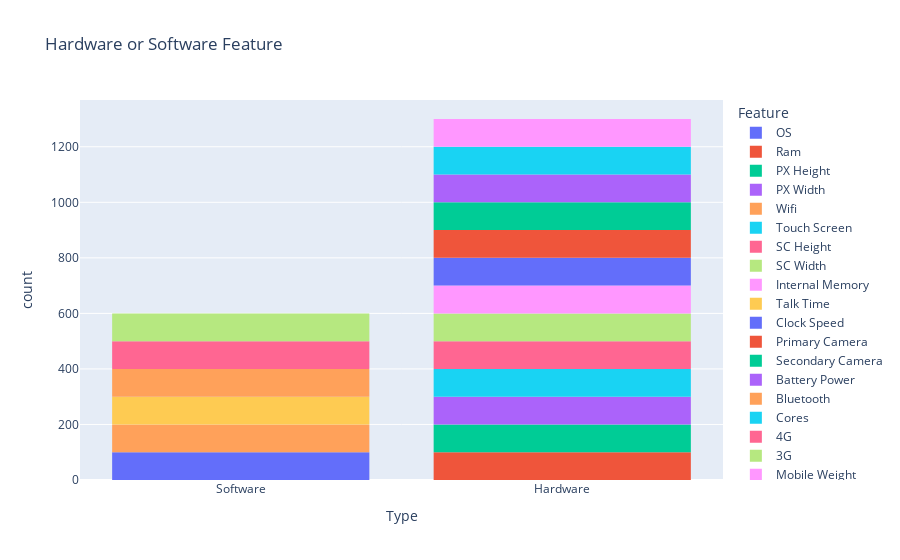

Notebook code for this chart:
### Code cell
#histogram
px.histogram(data_frame = df, x = 'Type', color='Feature', title = 'Hardware or Software Feature')

### Figure 1 — Plotly figure (JSON) as saved in the notebook; plotly's stock layout.template omitted (floating-point values rounded to 4 significant figures)
{"data": [{"alignmentgroup": "True", "bingroup": "x", "hovertemplate": "Feature=OS<br>Type=%{x}<br>count=%{y}<extra></extra>", "legendgroup": "OS", "marker": {"color": "#636efa", "pattern": {"shape": ""}}, "name": "OS", "offsetgroup": "OS", "orientation": "v", "showlegend": true, "type": "histogram", "x": ["Software", "Software", "Software", "Software", "Software", "Software", "Software", "Software", "Software", "Software", "Software", "Software", "Software", "Software", "Software", "Software", "Software", "Software", "Software", "Software", "Software", "Software", "Software", "Software", "Software", "Software", "Software", "Software", "Software", "Software", "Software", "Software", "Software", "Software", "Software", "Software", "Software", "Software", "Software", "Software", "Software", "Software", "Software", "Software", "Software", "Software", "Software", "Software", "Software", "Software", "Software", "Software", "Software", "Software", "Software", "Software", "Software", "Software", "Software", "Software", "Software", "Software", "Software", "Software", "Software", "Software", "Software", "Software", "Software", "Software", "Software", "Software", "Software", "Software", "Software", "Software", "Software", "Software", "Software", "Software", "Software", "Software", "Software", "Software", "Software", "Software", "Software", "Software", "Software", "Software", "Software", "Software", "Software", "Software", "Software", "Software", "Software", "Software", "Software", "Software"], "xaxis": "x", "yaxis": "y"}, {"alignmentgroup": "True", "bingroup": "x", "hovertemplate": "Feature=Ram<br>Type=%{x}<br>count=%{y}<extra></extra>", "legendgroup": "Ram", "marker": {"color": "#EF553B", "pattern": {"shape": ""}}, "name": "Ram", "offsetgroup": "Ram", "orientation": "v", "showlegend": true, "type": "histogram", "x": ["Hardware", "Hardware", "Hardware", "Hardware", "Hardware", "Hardware", "Hardware", "Hardware", "Hardware", "Hardware", "Hardware", "Hardware", "Hardware", "Hardware", "Hardware", "Hardware", "Hardware", "Hardware", "Hardware", "Hardware", "Hardware", "Hardware", "Hardware", "Hardware", "Hardware", "Hardware", "Hardware", "Hardware", "Hardware", "Hardware", "Hardware", "Hardware", "Hardware", "Hardware", "Hardware", "Hardware", "Hardware", "Hardware", "Hardware", "Hardware", "Hardware", "Hardware", "Hardware", "Hardware", "Hardware", "Hardware", "Hardware", "Hardware", "Hardware", "Hardware", "Hardware", "Hardware", "Hardware", "Hardware", "Hardware", "Hardware", "Hardware", "Hardware", "Hardware", "Hardware", "Hardware", "Hardware", "Hardware", "Hardware", "Hardware", "Hardware", "Hardware", "Hardware", "Hardware", "Hardware", "Hardware", "Hardware", "Hardware", "Hardware", "Hardware", "Hardware", "Hardware", "Hardware", "Hardware", "Hardware", "Hardware", "Hardware", "Hardware", "Hardware", "Hardware", "Hardware", "Hardware", "Hardware", "Hardware", "Hardware", "Hardware", "Hardware", "Hardware", "Hardware", "Hardware", "Hardware", "Hardware", "Hardware", "Hardware", "Hardware"], "xaxis": "x", "yaxis": "y"}, {"alignmentgroup": "True", "bingroup": "x", "hovertemplate": "Feature=PX Height<br>Type=%{x}<br>count=%{y}<extra></extra>", "legendgroup": "PX Height", "marker": {"color": "#00cc96", "pattern": {"shape": ""}}, "name": "PX Height", "offsetgroup": "PX Height", "orientation": "v", "showlegend": true, "type": "histogram", "x": ["Hardware", "Hardware", "Hardware", "Hardware", "Hardware", "Hardware", "Hardware", "Hardware", "Hardware", "Hardware", "Hardware", "Hardware", "Hardware", "Hardware", "Hardware", "Hardware", "Hardware", "Hardware", "Hardware", "Hardware", "Hardware", "Hardware", "Hardware", "Hardware", "Hardware", "Hardware", "Hardware", "Hardware", "Hardware", "Hardware", "Hardware", "Hardware", "Hardware", "Hardware", "Hardware", "Hardware", "Hardware", "Hardware", "Hardware", "Hardware", "Hardware", "Hardware", "Hardware", "Hardware", "Hardware", "Hardware", "Hardware", "Hardware", "Hardware", "Hardware", "Hardware", "Hardware", "Hardware", "Hardware", "Hardware", "Hardware", "Hardware", "Hardware", "Hardware", "Hardware", "Hardware", "Hardware", "Hardware", "Hardware", "Hardware", "Hardware", "Hardware", "Hardware", "Hardware", "Hardware", "Hardware", "Hardware", "Hardware", "Hardware", "Hardware", "Hardware", "Hardware", "Hardware", "Hardware", "Hardware", "Hardware", "Hardware", "Hardware", "Hardware", "Hardware", "Hardware", "Hardware", "Hardware", "Hardware", "Hardware", "Hardware", "Hardware", "Hardware", "Hardware", "Hardware", "Hardware", "Hardware", "Hardware", "Hardware", "Hardware"], "xaxis": "x", "yaxis": "y"}, {"alignmentgroup": "True", "bingroup": "x", "hovertemplate": "Feature=PX Width<br>Type=%{x}<br>count=%{y}<extra></extra>", "legendgroup": "PX Width", "marker": {"color": "#ab63fa", "pattern": {"shape": ""}}, "name": "PX Width", "offsetgroup": "PX Width", "orientation": "v", "showlegend": true, "type": "histogram", "x": ["Hardware", "Hardware", "Hardware", "Hardware", "Hardware", "Hardware", "Hardware", "Hardware", "Hardware", "Hardware", "Hardware", "Hardware", "Hardware", "Hardware", "Hardware", "Hardware", "Hardware", "Hardware", "Hardware", "Hardware", "Hardware", "Hardware", "Hardware", "Hardware", "Hardware", "Hardware", "Hardware", "Hardware", "Hardware", "Hardware", "Hardware", "Hardware", "Hardware", "Hardware", "Hardware", "Hardware", "Hardware", "Hardware", "Hardware", "Hardware", "Hardware", "Hardware", "Hardware", "Hardware", "Hardware", "Hardware", "Hardware", "Hardware", "Hardware", "Hardware", "Hardware", "Hardware", "Hardware", "Hardware", "Hardware", "Hardware", "Hardware", "Hardware", "Hardware", "Hardware", "Hardware", "Hardware", "Hardware", "Hardware", "Hardware", "Hardware", "Hardware", "Hardware", "Hardware", "Hardware", "Hardware", "Hardware", "Hardware", "Hardware", "Hardware", "Hardware", "Hardware", "Hardware", "Hardware", "Hardware", "Hardware", "Hardware", "Hardware", "Hardware", "Hardware", "Hardware", "Hardware", "Hardware", "Hardware", "Hardware", "Hardware", "Hardware", "Hardware", "Hardware", "Hardware", "Hardware", "Hardware", "Hardware", "Hardware", "Hardware"], "xaxis": "x", "yaxis": "y"}, {"alignmentgroup": "True", "bingroup": "x", "hovertemplate": "Feature=Wifi<br>Type=%{x}<br>count=%{y}<extra></extra>", "legendgroup": "Wifi", "marker": {"color": "#FFA15A", "pattern": {"shape": ""}}, "name": "Wifi", "offsetgroup": "Wifi", "orientation": "v", "showlegend": true, "type": "histogram", "x": ["Software", "Software", "Software", "Software", "Software", "Software", "Software", "Software", "Software", "Software", "Software", "Software", "Software", "Software", "Software", "Software", "Software", "Software", "Software", "Software", "Software", "Software", "Software", "Software", "Software", "Software", "Software", "Software", "Software", "Software", "Software", "Software", "Software", "Software", "Software", "Software", "Software", "Software", "Software", "Software", "Software", "Software", "Software", "Software", "Software", "Software", "Software", "Software", "Software", "Software", "Software", "Software", "Software", "Software", "Software", "Software", "Software", "Software", "Software", "Software", "Software", "Software", "Software", "Software", "Software", "Software", "Software", "Software", "Software", "Software", "Software", "Software", "Software", "Software", "Software", "Software", "Software", "Software", "Software", "Software", "Software", "Software", "Software", "Software", "Software", "Software", "Software", "Software", "Software", "Software", "Software", "Software", "Software", "Software", "Software", "Software", "Software", "Software", "Software", "Software"], "xaxis": "x", "yaxis": "y"}, {"alignmentgroup": "True", "bingroup": "x", "hovertemplate": "Feature=Touch Screen<br>Type=%{x}<br>count=%{y}<extra></extra>", "legendgroup": "Touch Screen", "marker": {"color": "#19d3f3", "pattern": {"shape": ""}}, "name": "Touch Screen", "offsetgroup": "Touch Screen", "orientation": "v", "showlegend": true, "type": "histogram", "x": ["Hardware", "Hardware", "Hardware", "Hardware", "Hardware", "Hardware", "Hardware", "Hardware", "Hardware", "Hardware", "Hardware", "Hardware", "Hardware", "Hardware", "Hardware", "Hardware", "Hardware", "Hardware", "Hardware", "Hardware", "Hardware", "Hardware", "Hardware", "Hardware", "Hardware", "Hardware", "Hardware", "Hardware", "Hardware", "Hardware", "Hardware", "Hardware", "Hardware", "Hardware", "Hardware", "Hardware", "Hardware", "Hardware", "Hardware", "Hardware", "Hardware", "Hardware", "Hardware", "Hardware", "Hardware", "Hardware", "Hardware", "Hardware", "Hardware", "Hardware", "Hardware", "Hardware", "Hardware", "Hardware", "Hardware", "Hardware", "Hardware", "Hardware", "Hardware", "Hardware", "Hardware", "Hardware", "Hardware", "Hardware", "Hardware", "Hardware", "Hardware", "Hardware", "Hardware", "Hardware", "Hardware", "Hardware", "Hardware", "Hardware", "Hardware", "Hardware", "Hardware", "Hardware", "Hardware", "Hardware", "Hardware", "Hardware", "Hardware", "Hardware", "Hardware", "Hardware", "Hardware", "Hardware", "Hardware", "Hardware", "Hardware", "Hardware", "Hardware", "Hardware", "Hardware", "Hardware", "Hardware", "Hardware", "Hardware", "Hardware"], "xaxis": "x", "yaxis": "y"}, {"alignmentgroup": "True", "bingroup": "x", "hovertemplate": "Feature=SC Height<br>Type=%{x}<br>count=%{y}<extra></extra>", "legendgroup": "SC Height", "marker": {"color": "#FF6692", "pattern": {"shape": ""}}, "name": "SC Height", "offsetgroup": "SC Height", "orientation": "v", "showlegend": true, "type": "histogram", "x": ["Hardware", "Hardware", "Hardware", "Hardware", "Hardware", "Hardware", "Hardware", "Hardware", "Hardware", "Hardware", "Hardware", "Hardware", "Hardware", "Hardware", "Hardware", "Hardware", "Hardware", "Hardware", "Hardware", "Hardware", "Hardware", "Hardware", "Hardware", "Hardware", "Hardware", "Hardware", "Hardware", "Hardware", "Hardware", "Hardware", "Hardware", "Hardware", "Hardware", "Hardware", "Hardware", "Hardware", "Hardware", "Hardware", "Hardware", "Hardware", "Hardware", "Hardware", "Hardware", "Hardware", "Hardware", "Hardware", "Hardware", "Hardware", "Hardware", "Hardware", "Hardware", "Hardware", "Hardware", "Hardware", "Hardware", "Hardware", "Hardware", "Hardware", "Hardware", "Hardware", "Hardware", "Hardware", "Hardware", "Hardware", "Hardware", "Hardware", "Hardware", "Hardware", "Hardware", "Hardware", "Hardware", "Hardware", "Hardware", "Hardware", "Hardware", "Hardware", "Hardware", "Hardware", "Hardware", "Hardware", "Hardware", "Hardware", "Hardware", "Hardware", "Hardware", "Hardware", "Hardware", "Hardware", "Hardware", "Hardware", "Hardware", "Hardware", "Hardware", "Hardware", "Hardware", "Hardware", "Hardware", "Hardware", "Hardware", "Hardware"], "xaxis": "x", "yaxis": "y"}, {"alignmentgroup": "True", "bingroup": "x", "hovertemplate": "Feature=SC Width<br>Type=%{x}<br>count=%{y}<extra></extra>", "legendgroup": "SC Width", "marker": {"color": "#B6E880", "pattern": {"shape": ""}}, "name": "SC Width", "offsetgroup": "SC Width", "orientation": "v", "showlegend": true, "type": "histogram", "x": ["Hardware", "Hardware", "Hardware", "Hardware", "Hardware", "Hardware", "Hardware", "Hardware", "Hardware", "Hardware", "Hardware", "Hardware", "Hardware", "Hardware", "Hardware", "Hardware", "Hardware", "Hardware", "Hardware", "Hardware", "Hardware", "Hardware", "Hardware", "Hardware", "Hardware", "Hardware", "Hardware", "Hardware", "Hardware", "Hardware", "Hardware", "Hardware", "Hardware", "Hardware", "Hardware", "Hardware", "Hardware", "Hardware", "Hardware", "Hardware", "Hardware", "Hardware", "Hardware", "Hardware", "Hardware", "Hardware", "Hardware", "Hardware", "Hardware", "Hardware", "Hardware", "Hardware", "Hardware", "Hardware", "Hardware", "Hardware", "Hardware", "Hardware", "Hardware", "Hardware", "Hardware", "Hardware", "Hardware", "Hardware", "Hardware", "Hardware", "Hardware", "Hardware", "Hardware", "Hardware", "Hardware", "Hardware", "Hardware", "Hardware", "Hardware", "Hardware", "Hardware", "Hardware", "Hardware", "Hardware", "Hardware", "Hardware", "Hardware", "Hardware", "Hardware", "Hardware", "Hardware", "Hardware", "Hardware", "Hardware", "Hardware", "Hardware", "Hardware", "Hardware", "Hardware", "Hardware", "Hardware", "Hardware", "Hardware", "Hardware"], "xaxis": "x", "yaxis": "y"}, {"alignmentgroup": "True", "bingroup": "x", "hovertemplate": "Feature=Internal Memory<br>Type=%{x}<br>count=%{y}<extra></extra>", "legendgroup": "Internal Memory", "marker": {"color": "#FF97FF", "pattern": {"shape": ""}}, "name": "Internal Memory", "offsetgroup": "Internal Memory", "orientation": "v", "showlegend": true, "type": "histogram", "x": ["Hardware", "Hardware", "Hardware", "Hardware", "Hardware", "Hardware", "Hardware", "Hardware", "Hardware", "Hardware", "Hardware", "Hardware", "Hardware", "Hardware", "Hardware", "Hardware", "Hardware", "Hardware", "Hardware", "Hardware", "Hardware", "Hardware", "Hardware", "Hardware", "Hardware", "Hardware", "Hardware", "Hardware", "Hardware", "Hardware", "Hardware", "Hardware", "Hardware", "Hardware", "Hardware", "Hardware", "Hardware", "Hardware", "Hardware", "Hardware", "Hardware", "Hardware", "Hardware", "Hardware", "Hardware", "Hardware", "Hardware", "Hardware", "Hardware", "Hardware", "Hardware", "Hardware", "Hardware", "Hardware", "Hardware", "Hardware", "Hardware", "Hardware", "Hardware", "Hardware", "Hardware", "Hardware", "Hardware", "Hardware", "Hardware", "Hardware", "Hardware", "Hardware", "Hardware", "Hardware", "Hardware", "Hardware", "Hardware", "Hardware", "Hardware", "Hardware", "Hardware", "Hardware", "Hardware", "Hardware", "Hardware", "Hardware", "Hardware", "Hardware", "Hardware", "Hardware", "Hardware", "Hardware", "Hardware", "Hardware", "Hardware", "Hardware", "Hardware", "Hardware", "Hardware", "Hardware", "Hardware", "Hardware", "Hardware", "Hardware"], "xaxis": "x", "yaxis": "y"}, {"alignmentgroup": "True", "bingroup": "x", "hovertemplate": "Feature=Talk Time<br>Type=%{x}<br>count=%{y}<extra></extra>", "legendgroup": "Talk Time", "marker": {"color": "#FECB52", "pattern": {"shape": ""}}, "name": "Talk Time", "offsetgroup": "Talk Time", "orientation": "v", "showlegend": true, "type": "histogram", "x": ["Software", "Software", "Software", "Software", "Software", "Software", "Software", "Software", "Software", "Software", "Software", "Software", "Software", "Software", "Software", "Software", "Software", "Software", "Software", "Software", "Software", "Software", "Software", "Software", "Software", "Software", "Software", "Software", "Software", "Software", "Software", "Software", "Software", "Software", "Software", "Software", "Software", "Software", "Software", "Software", "Software", "Software", "Software", "Software", "Software", "Software", "Software", "Software", "Software", "Software", "Software", "Software", "Software", "Software", "Software", "Software", "Software", "Software", "Software", "Software", "Software", "Software", "Software", "Software", "Software", "Software", "Software", "Software", "Software", "Software", "Software", "Software", "Software", "Software", "Software", "Software", "Software", "Software", "Software", "Software", "Software", "Software", "Software", "Software", "Software", "Software", "Software", "Software", "Software", "Software", "Software", "Software", "Software", "Software", "Software", "Software", "Software", "Software", "Software", "Software"], "xaxis": "x", "yaxis": "y"}, {"alignmentgroup": "True", "bingroup": "x", "hovertemplate": "Feature=Clock Speed<br>Type=%{x}<br>count=%{y}<extra></extra>", "legendgroup": "Clock Speed", "marker": {"color": "#636efa", "pattern": {"shape": ""}}, "name": "Clock Speed", "offsetgroup": "Clock Speed", "orientation": "v", "showlegend": true, "type": "histogram", "x": ["Hardware", "Hardware", "Hardware", "Hardware", "Hardware", "Hardware", "Hardware", "Hardware", "Hardware", "Hardware", "Hardware", "Hardware", "Hardware", "Hardware", "Hardware", "Hardware", "Hardware", "Hardware", "Hardware", "Hardware", "Hardware", "Hardware", "Hardware", "Hardware", "Hardware", "Hardware", "Hardware", "Hardware", "Hardware", "Hardware", "Hardware", "Hardware", "Hardware", "Hardware", "Hardware", "Hardware", "Hardware", "Hardware", "Hardware", "Hardware", "Hardware", "Hardware", "Hardware", "Hardware", "Hardware", "Hardware", "Hardware", "Hardware", "Hardware", "Hardware", "Hardware", "Hardware", "Hardware", "Hardware", "Hardware", "Hardware", "Hardware", "Hardware", "Hardware", "Hardware", "Hardware", "Hardware", "Hardware", "Hardware", "Hardware", "Hardware", "Hardware", "Hardware", "Hardware", "Hardware", "Hardware", "Hardware", "Hardware", "Hardware", "Hardware", "Hardware", "Hardware", "Hardware", "Hardware", "Hardware", "Hardware", "Hardware", "Hardware", "Hardware", "Hardware", "Hardware", "Hardware", "Hardware", "Hardware", "Hardware", "Hardware", "Hardware", "Hardware", "Hardware", "Hardware", "Hardware", "Hardware", "Hardware", "Hardware", "Hardware"], "xaxis": "x", "yaxis": "y"}, {"alignmentgroup": "True", "bingroup": "x", "hovertemplate": "Feature=Primary Camera<br>Type=%{x}<br>count=%{y}<extra></extra>", "legendgroup": "Primary Camera", "marker": {"color": "#EF553B", "pattern": {"shape": ""}}, "name": "Primary Camera", "offsetgroup": "Primary Camera", "orientation": "v", "showlegend": true, "type": "histogram", "x": ["Hardware", "Hardware", "Hardware", "Hardware", "Hardware", "Hardware", "Hardware", "Hardware", "Hardware", "Hardware", "Hardware", "Hardware", "Hardware", "Hardware", "Hardware", "Hardware", "Hardware", "Hardware", "Hardware", "Hardware", "Hardware", "Hardware", "Hardware", "Hardware", "Hardware", "Hardware", "Hardware", "Hardware", "Hardware", "Hardware", "Hardware", "Hardware", "Hardware", "Hardware", "Hardware", "Hardware", "Hardware", "Hardware", "Hardware", "Hardware", "Hardware", "Hardware", "Hardware", "Hardware", "Hardware", "Hardware", "Hardware", "Hardware", "Hardware", "Hardware", "Hardware", "Hardware", "Hardware", "Hardware", "Hardware", "Hardware", "Hardware", "Hardware", "Hardware", "Hardware", "Hardware", "Hardware", "Hardware", "Hardware", "Hardware", "Hardware", "Hardware", "Hardware", "Hardware", "Hardware", "Hardware", "Hardware", "Hardware", "Hardware", "Hardware", "Hardware", "Hardware", "Hardware", "Hardware", "Hardware", "Hardware", "Hardware", "Hardware", "Hardware", "Hardware", "Hardware", "Hardware", "Hardware", "Hardware", "Hardware", "Hardware", "Hardware", "Hardware", "Hardware", "Hardware", "Hardware", "Hardware", "Hardware", "Hardware", "Hardware"], "xaxis": "x", "yaxis": "y"}, {"alignmentgroup": "True", "bingroup": "x", "hovertemplate": "Feature=Secondary Camera<br>Type=%{x}<br>count=%{y}<extra></extra>", "legendgroup": "Secondary Camera", "marker": {"color": "#00cc96", "pattern": {"shape": ""}}, "name": "Secondary Camera", "offsetgroup": "Secondary Camera", "orientation": "v", "showlegend": true, "type": "histogram", "x": ["Hardware", "Hardware", "Hardware", "Hardware", "Hardware", "Hardware", "Hardware", "Hardware", "Hardware", "Hardware", "Hardware", "Hardware", "Hardware", "Hardware", "Hardware", "Hardware", "Hardware", "Hardware", "Hardware", "Hardware", "Hardware", "Hardware", "Hardware", "Hardware", "Hardware", "Hardware", "Hardware", "Hardware", "Hardware", "Hardware", "Hardware", "Hardware", "Hardware", "Hardware", "Hardware", "Hardware", "Hardware", "Hardware", "Hardware", "Hardware", "Hardware", "Hardware", "Hardware", "Hardware", "Hardware", "Hardware", "Hardware", "Hardware", "Hardware", "Hardware", "Hardware", "Hardware", "Hardware", "Hardware", "Hardware", "Hardware", "Hardware", "Hardware", "Hardware", "Hardware", "Hardware", "Hardware", "Hardware", "Hardware", "Hardware", "Hardware", "Hardware", "Hardware", "Hardware", "Hardware", "Hardware", "Hardware", "Hardware", "Hardware", "Hardware", "Hardware", "Hardware", "Hardware", "Hardware", "Hardware", "Hardware", "Hardware", "Hardware", "Hardware", "Hardware", "Hardware", "Hardware", "Hardware", "Hardware", "Hardware", "Hardware", "Hardware", "Hardware", "Hardware", "Hardware", "Hardware", "Hardware", "Hardware", "Hardware", "Hardware"], "xaxis": "x", "yaxis": "y"}, {"alignmentgroup": "True", "bingroup": "x", "hovertemplate": "Feature=Battery Power<br>Type=%{x}<br>count=%{y}<extra></extra>", "legendgroup": "Battery Power", "marker": {"color": "#ab63fa", "pattern": {"shape": ""}}, "name": "Battery Power", "offsetgroup": "Battery Power", "orientation": "v", "showlegend": true, "type": "histogram", "x": ["Hardware", "Hardware", "Hardware", "Hardware", "Hardware", "Hardware", "Hardware", "Hardware", "Hardware", "Hardware", "Hardware", "Hardware", "Hardware", "Hardware", "Hardware", "Hardware", "Hardware", "Hardware", "Hardware", "Hardware", "Hardware", "Hardware", "Hardware", "Hardware", "Hardware", "Hardware", "Hardware", "Hardware", "Hardware", "Hardware", "Hardware", "Hardware", "Hardware", "Hardware", "Hardware", "Hardware", "Hardware", "Hardware", "Hardware", "Hardware", "Hardware", "Hardware", "Hardware", "Hardware", "Hardware", "Hardware", "Hardware", "Hardware", "Hardware", "Hardware", "Hardware", "Hardware", "Hardware", "Hardware", "Hardware", "Hardware", "Hardware", "Hardware", "Hardware", "Hardware", "Hardware", "Hardware", "Hardware", "Hardware", "Hardware", "Hardware", "Hardware", "Hardware", "Hardware", "Hardware", "Hardware", "Hardware", "Hardware", "Hardware", "Hardware", "Hardware", "Hardware", "Hardware", "Hardware", "Hardware", "Hardware", "Hardware", "Hardware", "Hardware", "Hardware", "Hardware", "Hardware", "Hardware", "Hardware", "Hardware", "Hardware", "Hardware", "Hardware", "Hardware", "Hardware", "Hardware", "Hardware", "Hardware", "Hardware", "Hardware"], "xaxis": "x", "yaxis": "y"}, {"alignmentgroup": "True", "bingroup": "x", "hovertemplate": "Feature=Bluetooth<br>Type=%{x}<br>count=%{y}<extra></extra>", "legendgroup": "Bluetooth", "marker": {"color": "#FFA15A", "pattern": {"shape": ""}}, "name": "Bluetooth", "offsetgroup": "Bluetooth", "orientation": "v", "showlegend": true, "type": "histogram", "x": ["Software", "Software", "Software", "Software", "Software", "Software", "Software", "Software", "Software", "Software", "Software", "Software", "Software", "Software", "Software", "Software", "Software", "Software", "Software", "Software", "Software", "Software", "Software", "Software", "Software", "Software", "Software", "Software", "Software", "Software", "Software", "Software", "Software", "Software", "Software", "Software", "Software", "Software", "Software", "Software", "Software", "Software", "Software", "Software", "Software", "Software", "Software", "Software", "Software", "Software", "Software", "Software", "Software", "Software", "Software", "Software", "Software", "Software", "Software", "Software", "Software", "Software", "Software", "Software", "Software", "Software", "Software", "Software", "Software", "Software", "Software", "Software", "Software", "Software", "Software", "Software", "Software", "Software", "Software", "Software", "Software", "Software", "Software", "Software", "Software", "Software", "Software", "Software", "Software", "Software", "Software", "Software", "Software", "Software", "Software", "Software", "Software", "Software", "Software", "Software"], "xaxis": "x", "yaxis": "y"}, {"alignmentgroup": "True", "bingroup": "x", "hovertemplate": "Feature=Cores<br>Type=%{x}<br>count=%{y}<extra></extra>", "legendgroup": "Cores", "marker": {"color": "#19d3f3", "pattern": {"shape": ""}}, "name": "Cores", "offsetgroup": "Cores", "orientation": "v", "showlegend": true, "type": "histogram", "x": ["Hardware", "Hardware", "Hardware", "Hardware", "Hardware", "Hardware", "Hardware", "Hardware", "Hardware", "Hardware", "Hardware", "Hardware", "Hardware", "Hardware", "Hardware", "Hardware", "Hardware", "Hardware", "Hardware", "Hardware", "Hardware", "Hardware", "Hardware", "Hardware", "Hardware", "Hardware", "Hardware", "Hardware", "Hardware", "Hardware", "Hardware", "Hardware", "Hardware", "Hardware", "Hardware", "Hardware", "Hardware", "Hardware", "Hardware", "Hardware", "Hardware", "Hardware", "Hardware", "Hardware", "Hardware", "Hardware", "Hardware", "Hardware", "Hardware", "Hardware", "Hardware", "Hardware", "Hardware", "Hardware", "Hardware", "Hardware", "Hardware", "Hardware", "Hardware", "Hardware", "Hardware", "Hardware", "Hardware", "Hardware", "Hardware", "Hardware", "Hardware", "Hardware", "Hardware", "Hardware", "Hardware", "Hardware", "Hardware", "Hardware", "Hardware", "Hardware", "Hardware", "Hardware", "Hardware", "Hardware", "Hardware", "Hardware", "Hardware", "Hardware", "Hardware", "Hardware", "Hardware", "Hardware", "Hardware", "Hardware", "Hardware", "Hardware", "Hardware", "Hardware", "Hardware", "Hardware", "Hardware", "Hardware", "Hardware", "Hardware"], "xaxis": "x", "yaxis": "y"}, {"alignmentgroup": "True", "bingroup": "x", "hovertemplate": "Feature=4G<br>Type=%{x}<br>count=%{y}<extra></extra>", "legendgroup": "4G", "marker": {"color": "#FF6692", "pattern": {"shape": ""}}, "name": "4G", "offsetgroup": "4G", "orientation": "v", "showlegend": true, "type": "histogram", "x": ["Software", "Software", "Software", "Software", "Software", "Software", "Software", "Software", "Software", "Software", "Software", "Software", "Software", "Software", "Software", "Software", "Software", "Software", "Software", "Software", "Software", "Software", "Software", "Software", "Software", "Software", "Software", "Software", "Software", "Software", "Software", "Software", "Software", "Software", "Software", "Software", "Software", "Software", "Software", "Software", "Software", "Software", "Software", "Software", "Software", "Software", "Software", "Software", "Software", "Software", "Software", "Software", "Software", "Software", "Software", "Software", "Software", "Software", "Software", "Software", "Software", "Software", "Software", "Software", "Software", "Software", "Software", "Software", "Software", "Software", "Software", "Software", "Software", "Software", "Software", "Software", "Software", "Software", "Software", "Software", "Software", "Software", "Software", "Software", "Software", "Software", "Software", "Software", "Software", "Software", "Software", "Software", "Software", "Software", "Software", "Software", "Software", "Software", "Software", "Software"], "xaxis": "x", "yaxis": "y"}, {"alignmentgroup": "True", "bingroup": "x", "hovertemplate": "Feature=3G<br>Type=%{x}<br>count=%{y}<extra></extra>", "legendgroup": "3G", "marker": {"color": "#B6E880", "pattern": {"shape": ""}}, "name": "3G", "offsetgroup": "3G", "orientation": "v", "showlegend": true, "type": "histogram", "x": ["Software", "Software", "Software", "Software", "Software", "Software", "Software", "Software", "Software", "Software", "Software", "Software", "Software", "Software", "Software", "Software", "Software", "Software", "Software", "Software", "Software", "Software", "Software", "Software", "Software", "Software", "Software", "Software", "Software", "Software", "Software", "Software", "Software", "Software", "Software", "Software", "Software", "Software", "Software", "Software", "Software", "Software", "Software", "Software", "Software", "Software", "Software", "Software", "Software", "Software", "Software", "Software", "Software", "Software", "Software", "Software", "Software", "Software", "Software", "Software", "Software", "Software", "Software", "Software", "Software", "Software", "Software", "Software", "Software", "Software", "Software", "Software", "Software", "Software", "Software", "Software", "Software", "Software", "Software", "Software", "Software", "Software", "Software", "Software", "Software", "Software", "Software", "Software", "Software", "Software", "Software", "Software", "Software", "Software", "Software", "Software", "Software", "Software", "Software", "Software"], "xaxis": "x", "yaxis": "y"}, {"alignmentgroup": "True", "bingroup": "x", "hovertemplate": "Feature=Mobile Weight<br>Type=%{x}<br>count=%{y}<extra></extra>", "legendgroup": "Mobile Weight", "marker": {"color": "#FF97FF", "pattern": {"shape": ""}}, "name": "Mobile Weight", "offsetgroup": "Mobile Weight", "orientation": "v", "showlegend": true, "type": "histogram", "x": ["Hardware", "Hardware", "Hardware", "Hardware", "Hardware", "Hardware", "Hardware", "Hardware", "Hardware", "Hardware", "Hardware", "Hardware", "Hardware", "Hardware", "Hardware", "Hardware", "Hardware", "Hardware", "Hardware", "Hardware", "Hardware", "Hardware", "Hardware", "Hardware", "Hardware", "Hardware", "Hardware", "Hardware", "Hardware", "Hardware", "Hardware", "Hardware", "Hardware", "Hardware", "Hardware", "Hardware", "Hardware", "Hardware", "Hardware", "Hardware", "Hardware", "Hardware", "Hardware", "Hardware", "Hardware", "Hardware", "Hardware", "Hardware", "Hardware", "Hardware", "Hardware", "Hardware", "Hardware", "Hardware", "Hardware", "Hardware", "Hardware", "Hardware", "Hardware", "Hardware", "Hardware", "Hardware", "Hardware", "Hardware", "Hardware", "Hardware", "Hardware", "Hardware", "Hardware", "Hardware", "Hardware", "Hardware", "Hardware", "Hardware", "Hardware", "Hardware", "Hardware", "Hardware", "Hardware", "Hardware", "Hardware", "Hardware", "Hardware", "Hardware", "Hardware", "Hardware", "Hardware", "Hardware", "Hardware", "Hardware", "Hardware", "Hardware", "Hardware", "Hardware", "Hardware", "Hardware", "Hardware", "Hardware", "Hardware", "Hardware"], "xaxis": "x", "yaxis": "y"}], "layout": {"barmode": "relative", "legend": {"title": {"text": "Feature"}, "tracegroupgap": 0}, "title": {"text": "Hardware or Software Feature"}, "xaxis": {"anchor": "y", "domain": [0, 1], "title": {"text": "Type"}}, "yaxis": {"anchor": "x", "domain": [0, 1], "title": {"text": "count"}}}}
